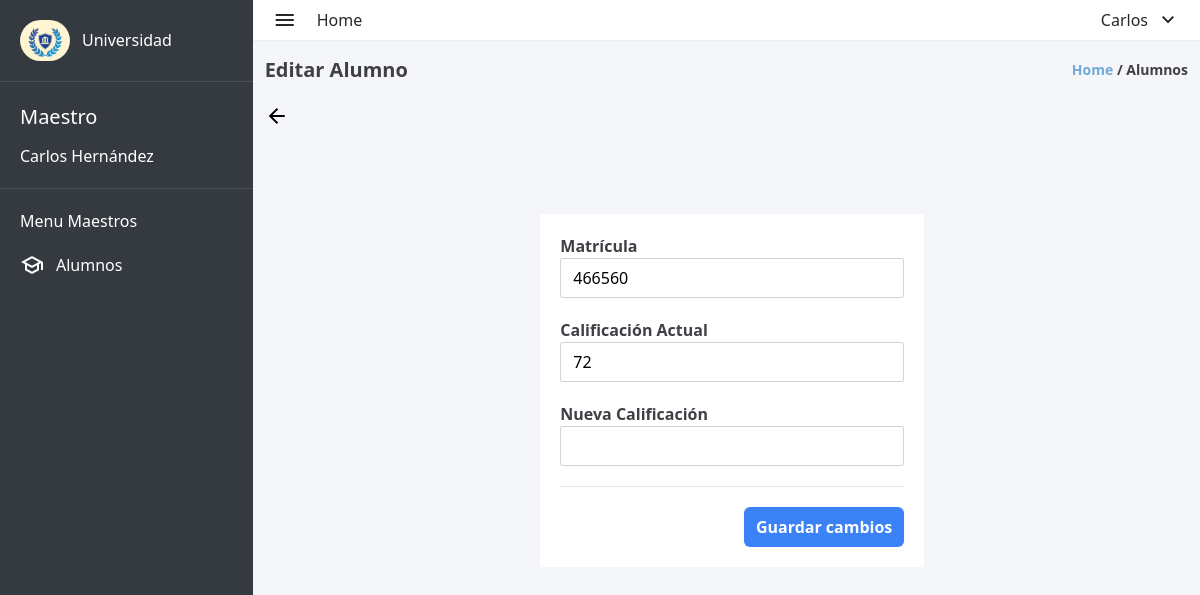
The page /maestro/maestro_edit.php?alumno_id=17&materia_id=2 (signed in) on the database its author committed.
### tables this page shows
CREATE TABLE `usuarios` (
  `user_id` int(11) NOT NULL,
  `matricula` int(10) DEFAULT NULL,
  `nombre` varchar(100) DEFAULT NULL,
  `apellido` varchar(100) DEFAULT NULL,
  `correo_electronico` varchar(100) DEFAULT NULL,
  `contrasena` varchar(255) DEFAULT NULL,
  `direccion` varchar(100) DEFAULT NULL,
  `fecha_nacimiento` date DEFAULT NULL,
  `rol` enum('ADMIN','MAESTRO','ALUMNO') DEFAULT NULL,
  `materia_asignada` varchar(100) DEFAULT '0',
  `materias_inscritas` text DEFAULT NULL
);

CREATE TABLE `calificaciones` (
  `id_calificacion` int(11) NOT NULL,
  `id_alumno` int(11) DEFAULT NULL,
  `id_materia` int(11) DEFAULT NULL,
  `calificacion` int(11) DEFAULT NULL
);

### maestro/maestro_edit.php (the view, shortened to what this page needs)
<?php
require_once "../database/database.php";
$user_id = $_SESSION['id'];
$sql = "SELECT  nombre, apellido FROM usuarios WHERE user_id = '$user_id'";
$result = mysqli_query($conexion, $sql);
$row = mysqli_fetch_assoc($result);
if ($row) {
    $nombre = $row['nombre'];
    $apellido = $row['apellido'];
} else {
    echo "No se encontraron datos para el usuario con el ID proporcionado.";
}
$alumno_id = $_GET['alumno_id'];
$materia_asignada_id = $_GET['materia_id'];
$consulta_alumno = "SELECT u.matricula, u.nombre, u.apellido, c.calificacion FROM usuarios u
                    INNER JOIN materias_inscritas mi ON u.user_id = mi.id_alumno
                    INNER JOIN calificaciones c ON u.user_id = c.id_alumno AND mi.id_materia = c.id_materia
                    WHERE u.user_id = '$alumno_id' AND mi.id_materia = '$materia_asignada_id'";
$resultado_alumno = $conexion->query($consulta_alumno);
$alumno = mysqli_fetch_assoc($resultado_alumno);
if ($alumno) {
    $matricula_alumno = $alumno['matricula'];
    $calificacion_actual = $alumno['calificacion'];
} else {
    echo "No se encontraron datos para el alumno con el ID proporcionado.";
}
?>
<!DOCTYPE html>
<html lang="en">
<head>
    <link rel="stylesheet" href="../styles.css">
</head>
<body>
    <div class="w-screen h-screen flex bg-lightgray">
        <aside class="w-80 h-full bg-dark">
            <div class="flex items-center gap-3 p-5">
                <img class="rounded-full" src="../assets/logo-aside.jpg" alt="university-logo" width="50px"
                    height="60px">
                <span class="text-white font-medium">Universidad</span>
            </div>
            <div style="width: 100%; height: 1px; background-color: #4c5157; "></div>
            <div class="text-white flex flex-col p-5 gap-3">
                <span style="font-size: 20px;">Maestro</span>
                <span><?php echo $nombre . " " . $apellido ?></span>
            </div>
            <div style="width: 100%; height: 1px; background-color: #4c5157; "></div>
            <div class="text-white flex flex-col gap-5 p-5">
                <p>Menu Maestros</p>
                <div>
                    <a href="maestro_alumnos.php" class="flex items-center gap-3 ">
                        <span class="material-symbols-outlined">
                        </span>
                        <span>Alumnos</span>
                    </a>
                </div>
            </div>
        </aside>
        <div class="w-full flex flex-col">
            <header class="w-full flex items-center justify-between h-10 p-5 bg-white shadow-sm">
                <div class="flex items-center gap-5">
                    <span class="material-symbols-outlined text-zinc-800">
                    </span>
                    <a href="maestro_dashboard.php">
                        <span class="text-zinc-800">
                            Home
                        </span>
                    </a>
                </div>
                <nav>
                    <li class="flex items-center gap-2 text-zinc-800 cursor-pointer" onclick="toggleLogoutMenu()">
                        <?php echo $nombre ?>
                        <ul class="flex flex-col">
                            <span class="material-symbols-outlined">
                            </span>
                    </li>
                </nav>
            </header>
            <div class="h-full pl-3">
                <div class="w-full flex items-center justify-between pr-3 mt-4 mb-5">
                    <h1 class="font-bold text-zinc-700 text-xl ">Editar Alumno</h1>
                    <p class="font-semibold text-sm text-zinc-700"><span class="text-myblue">Home</span> / Alumnos
                    </p>
                </div>
                <div class="w-full">
                    <a href="maestro_alumnos.php">
                        <span class="material-symbols-outlined">
                        </span>
                    </a>
                </div>
                <div class="w-full flex flex-row justify-center  mt-20">
                    <div class="w-80 h-auto bg-white rounded-sm sm:w-96">
                        <form method="post" class="flex flex-col p-5 gap-5 text-center relative z-20">
                            <div class="flex flex-col">
                                <span class="font-bold text-zinc-700 self-start">Matrícula</span>
                                <input type="text" value="<?php echo $matricula_alumno; ?>"
                                    class="h-10 border border-zinc-300 bg-white rounded-sm px-3" disabled>
                            </div>
                            <div class="flex flex-col">
                                <span class="font-bold text-zinc-700 self-start">Calificación Actual</span>
                                <input type="text" value="<?php echo $calificacion_actual; ?>"
                                    class="h-10 border border-zinc-300 bg-white rounded-sm px-3" disabled>
                            </div>
                            <div class="flex flex-col">
                                <span class="font-bold text-zinc-700 self-start">Nueva Calificación</span>
                                <input type="number" step="0.01" min="0" max="100" name="nueva_calificacion"
                                    class="h-10 border border-zinc-300 bg-white rounded-sm px-3" required>
                            </div>
                            <div style="height: 1px; background-color: #e5e7eb; width: 100% ; "></div>
                            <input type="submit" value="Guardar cambios"
                                class="text-white font-semibold p-2 px-3 bg-blue-500 rounded-md self-end">
                        </form>
                    </div>
                </div>
            </div>
        </div>
    </div>
</body>
</html>

### styles.css (style rules this page uses)
html { line-height: 1.5; -webkit-text-size-adjust: 100%; -moz-tab-size: 4; -o-tab-size: 4; tab-size: 4; font-family: ui-sans-serif, system-ui, -apple-system, BlinkMacSystemFont, "Segoe UI", Roboto, "Helvetica Neue", Arial, "Noto Sans", sans-serif, "Apple Color Emoji", "Segoe UI Emoji", "Segoe UI Symbol", "Noto Color Emoji"; font-feature-settings: normal; font-variation-settings: normal; }
body { margin: 0; line-height: inherit; }
h1, h2, h3, h4, h5, h6 { font-size: inherit; font-weight: inherit; }
a { color: inherit; text-decoration: inherit; }
button, input, optgroup, select, textarea { font-family: inherit; font-feature-settings: inherit; font-variation-settings: inherit; font-size: 100%; font-weight: inherit; line-height: inherit; color: inherit; margin: 0; padding: 0; }
button, [type='button'], [type='reset'], [type='submit'] { -webkit-appearance: button; background-color: transparent; background-image: none; }
blockquote, dl, dd, h1, h2, h3, h4, h5, h6, hr, figure, p, pre { margin: 0; }
ol, ul, menu { list-style: none; margin: 0; padding: 0; }
input::placeholder, textarea::placeholder { opacity: 1; color: #9ca3af; }
:disabled { cursor: default; }
img, svg, video, canvas, audio, iframe, embed, object { display: block; vertical-align: middle; }
img, video { max-width: 100%; height: auto; }
.relative { position: relative; }
.z-20 { z-index: 20; }
.mb-5 { margin-bottom: 1.25rem; }
.mt-20 { margin-top: 5rem; }
.mt-4 { margin-top: 1rem; }
.flex { display: flex; }
.h-10 { height: 2.5rem; }
.h-auto { height: auto; }
.h-full { height: 100%; }
.h-screen { height: 100vh; }
.w-80 { width: 20rem; }
.w-full { width: 100%; }
.w-screen { width: 100vw; }
.cursor-pointer { cursor: pointer; }
.flex-row { flex-direction: row; }
.flex-col { flex-direction: column; }
.items-center { align-items: center; }
.justify-center { justify-content: center; }
.justify-between { justify-content: space-between; }
.gap-2 { gap: 0.5rem; }
.gap-3 { gap: 0.75rem; }
.gap-5 { gap: 1.25rem; }
.self-start { align-self: flex-start; }
.self-end { align-self: flex-end; }
.rounded-full { border-radius: 9999px; }
.rounded-md { border-radius: 0.375rem; }
.rounded-sm { border-radius: 0.125rem; }
.border { border-width: 1px; }
.border-zinc-300 { --tw-border-opacity: 1; border-color: rgb(212 212 216 / var(--tw-border-opacity)); }
.bg-blue-500 { --tw-bg-opacity: 1; background-color: rgb(59 130 246 / var(--tw-bg-opacity)); }
.bg-dark { --tw-bg-opacity: 1; background-color: rgb(53 58 64 / var(--tw-bg-opacity)); }
.bg-lightgray { --tw-bg-opacity: 1; background-color: rgb(245 246 250 / var(--tw-bg-opacity)); }
.bg-white { --tw-bg-opacity: 1; background-color: rgb(255 255 255 / var(--tw-bg-opacity)); }
.p-2 { padding: 0.5rem; }
.p-5 { padding: 1.25rem; }
.px-3 { padding-left: 0.75rem; padding-right: 0.75rem; }
.pl-3 { padding-left: 0.75rem; }
.pr-3 { padding-right: 0.75rem; }
.text-center { text-align: center; }
.text-sm { font-size: 0.875rem; line-height: 1.25rem; }
.text-xl { font-size: 1.25rem; line-height: 1.75rem; }
.font-bold { font-weight: 700; }
.font-medium { font-weight: 500; }
.font-semibold { font-weight: 600; }
.text-myblue { --tw-text-opacity: 1; color: rgb(110 169 215 / var(--tw-text-opacity)); }
.text-white { --tw-text-opacity: 1; color: rgb(255 255 255 / var(--tw-text-opacity)); }
.text-zinc-700 { --tw-text-opacity: 1; color: rgb(63 63 70 / var(--tw-text-opacity)); }
.text-zinc-800 { --tw-text-opacity: 1; color: rgb(39 39 42 / var(--tw-text-opacity)); }
.shadow-sm { --tw-shadow: 0 1px 2px 0 rgb(0 0 0 / 0.05); --tw-shadow-colored: 0 1px 2px 0 var(--tw-shadow-color); box-shadow: var(--tw-ring-offset-shadow, 0 0 #0000), var(--tw-ring-shadow, 0 0 #0000), var(--tw-shadow); }
@media (min-width: 640px) { .sm\:w-96 { width: 24rem; } }

### rows shown on the page
usuarios: nombre "Carlos", apellido "Hernández"
calificaciones: id_alumno.matricula "466560", calificacion "72"
